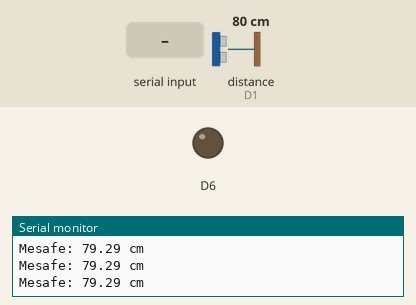
Simulated run of this sketch. Board: ESP8266 (NodeMCU). Shown: output pins drawn as LEDs (lit = HIGH), the last lines printed to the serial monitor. Wiring (inferred from the names in the program): ultrasonic range finder: trigger D0; echo D1. The inputs (shaded band) are chosen by the test bench; at power-on: distance to the obstacle (sensor on D1) 80 cm. The echo pulse lasts 58.3 µs per cm; pins used as bus, display or sensor lines are not drawn.

Above: at 1.3 s.
1.4 s: "uyandir\n" received over Serial
At 2.1 s:
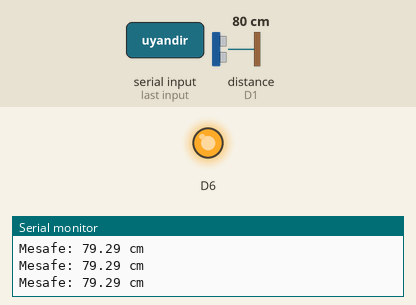
3.0 s: "dinlendir\n" received over Serial
At 3.9 s:
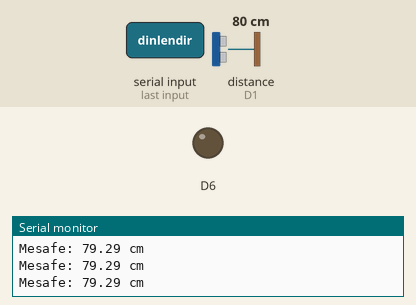
Timing chart, 0 to 6.0 s (numbered marks = the images above; inputs shaded):
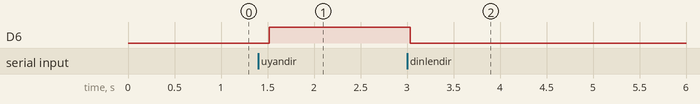

Measured:
- after the input at 1.4 s, D6: LOW → HIGH after 0.12 s
- after the input at 3.0 s, D6: HIGH → LOW at once

The sketch:

mesafe_led_kontrol.ino
```cpp
// KODUN ÖZETİ: Deneyapa bağlı mesafe sensörünün değerleri seri porta yazdırılıyor.
String received_data = "";  // Gelen veriyi tutmak için değişken
#define TRIG_PIN D0
#define ECHO_PIN D1
#define yesil D12

void setup() {
  Serial.begin(9600);  // Seri haberleşmeyi başlat
  pinMode(TRIG_PIN, OUTPUT);
  pinMode(ECHO_PIN, INPUT);
  pinMode(yesil,  OUTPUT);
  digitalWrite(yesil,  LOW);
  Serial.println("Hazir");
}

void loop() {
  long duration;
  float distance;
  // Trig pinine kısa bir sinyal gönder
  digitalWrite(TRIG_PIN, LOW);
  delayMicroseconds(2);
  digitalWrite(TRIG_PIN, HIGH);
  delayMicroseconds(10);
  digitalWrite(TRIG_PIN, LOW);

  // Echo pininden dönen sinyali ölç
  duration = pulseIn(ECHO_PIN, HIGH);

  // Mesafeyi hesapla (cm cinsinden)
  distance = duration * 0.034 / 2;
  Serial.print("Mesafe: ");
  Serial.print(distance);
  Serial.println(" cm");

  if (Serial.available() > 0) {
    // Gelen veriyi oku ve '\n' karakterine kadar bekle
    String new_data = Serial.readStringUntil('\n');

    if (new_data == "uyandir") {
      digitalWrite(yesil,  HIGH);
    }
    if (new_data == "dinlendir") {
      digitalWrite(yesil,  LOW);
    }
  }
  delay(500);
}
```
